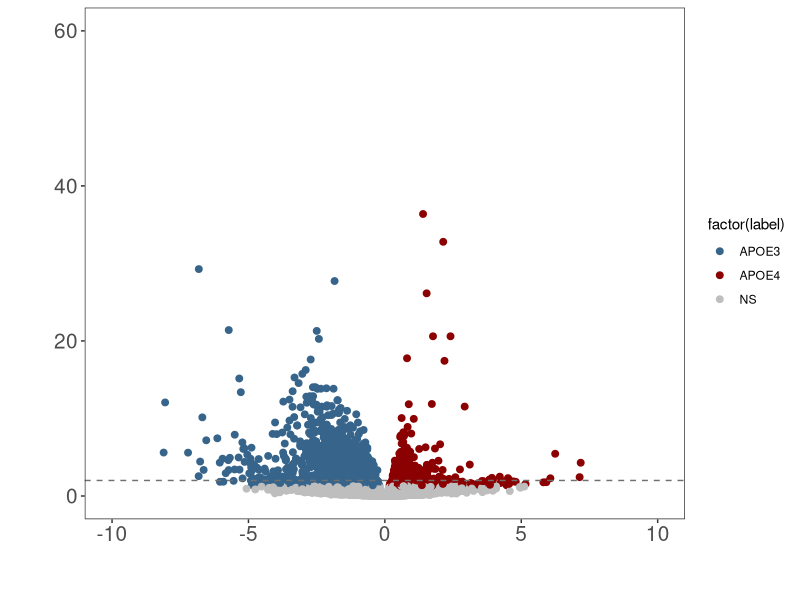
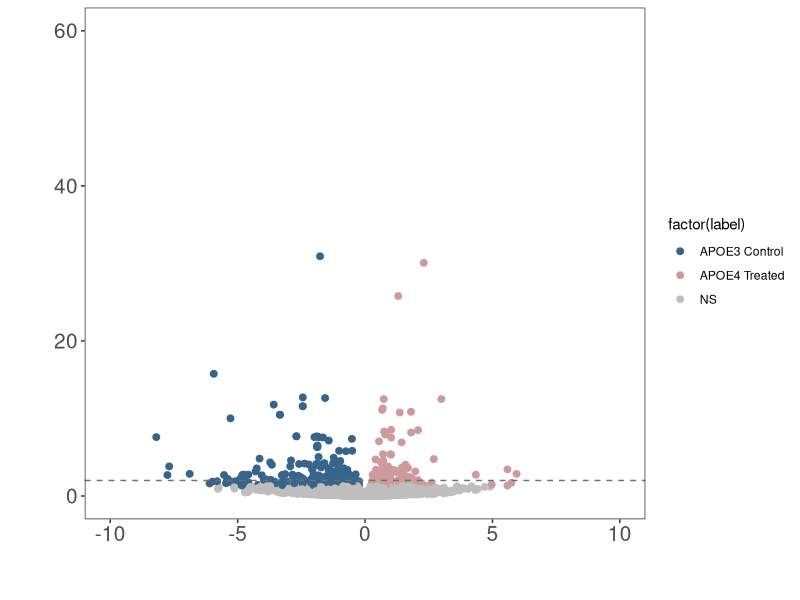
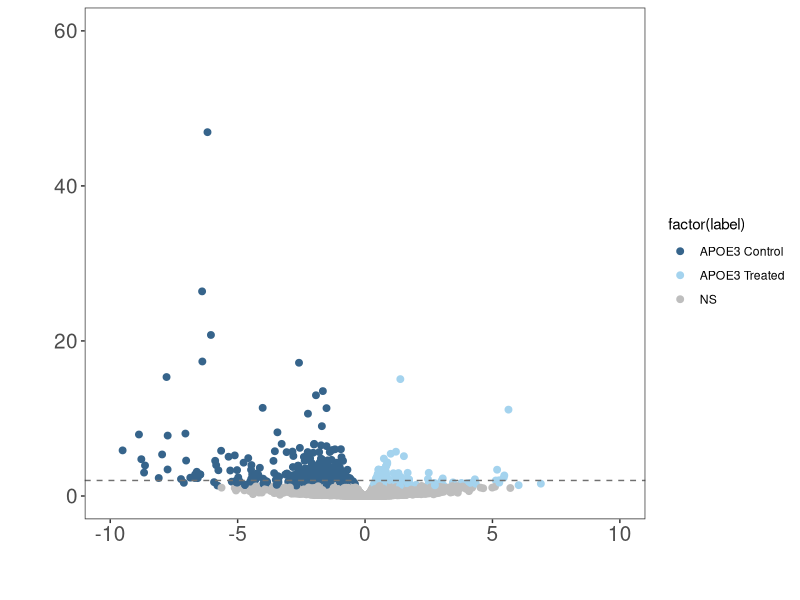
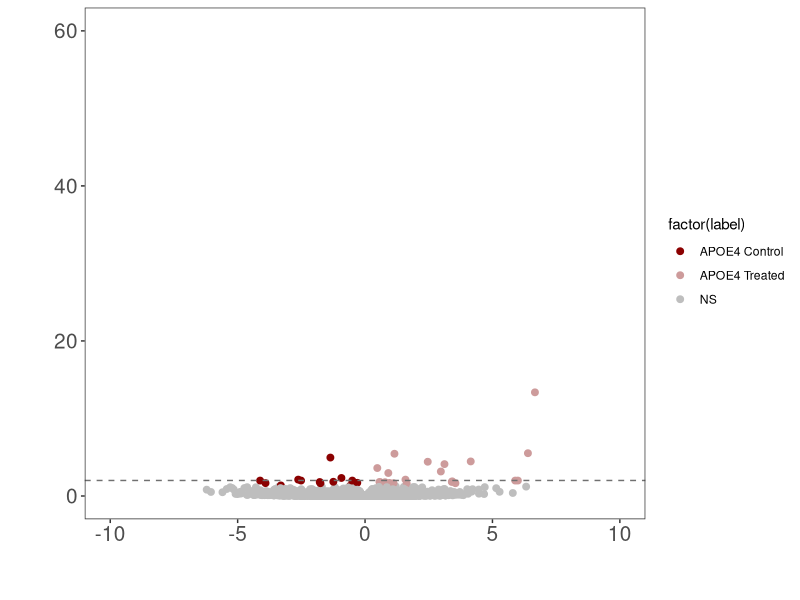
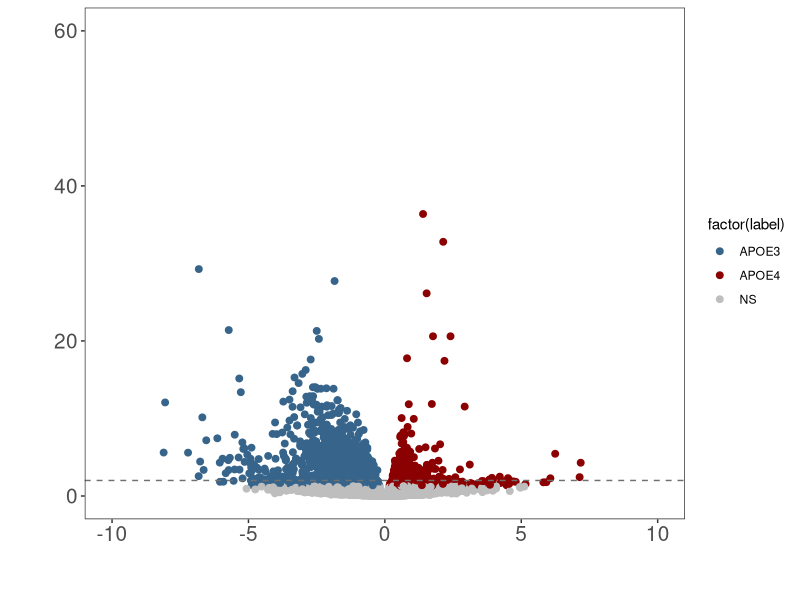
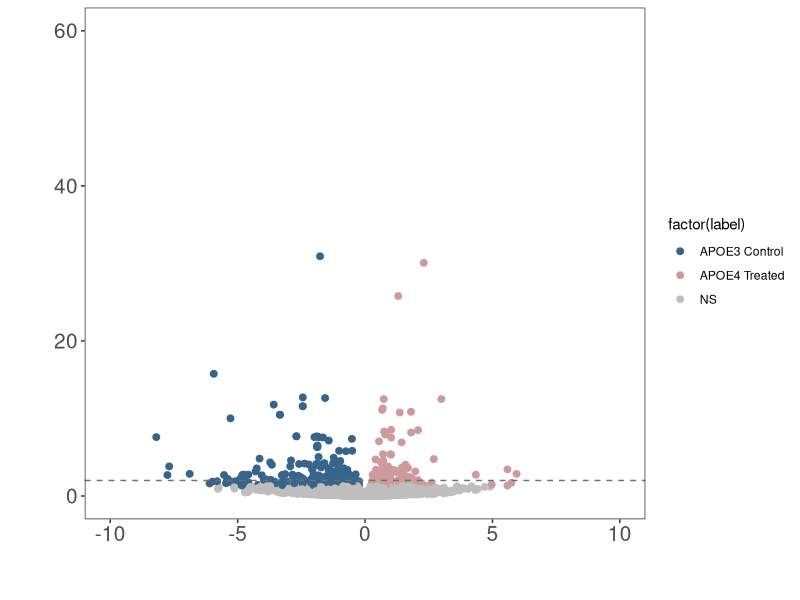
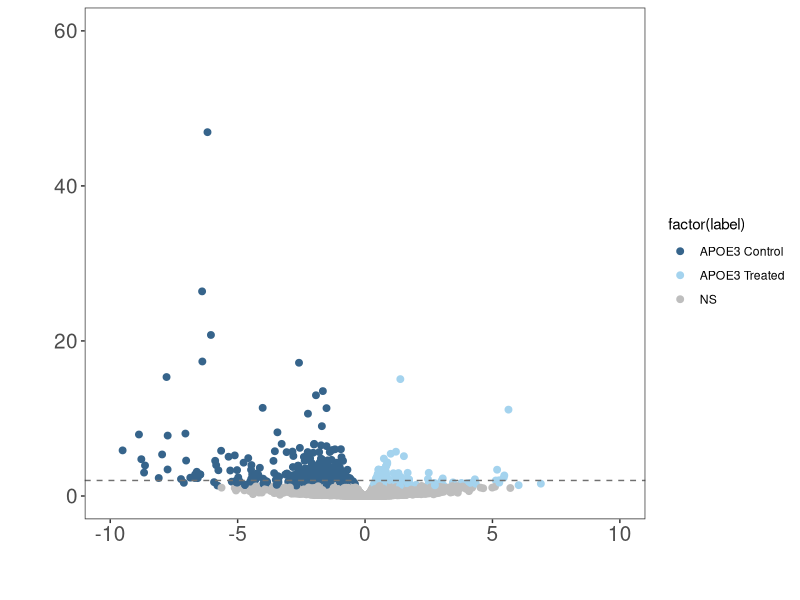
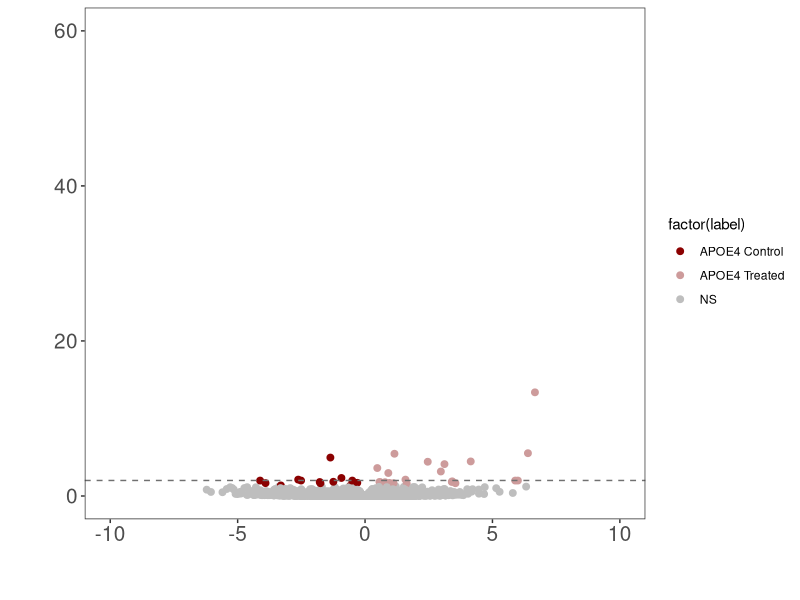

Recreate these plots in R, in order.
################################################################################
#################### EMA Microglia GSEA Volcano Plot ###########################
################################################################################

# set working directory
setwd("~/Dropbox/2023_EMA_Manuscript/Analyses/June2023")

# set options
options(stringsAsFactors = F)

# load packages
require(ggplot2)
library("ggrepel")
library("scales")

################################################################################
#################### APOE4 Control vs APOE3 Control ############################
################################################################################

plot.data <- read.table("2023-06-19_EMA_microglia_DESeq2_Analysis_APOE_Genotype_ControlsOnly_all_genes_statistics.txt", header = TRUE)

head(plot.data)
plot.data$newFDR <- -log10(plot.data$padj)
plot.data$gene <- rownames(plot.data)
plot.data$label <- "NS"
plot.data$label[plot.data$log2FoldChange > 0 & plot.data$padj < 0.05] <- "APOE4"
plot.data$label[plot.data$log2FoldChange < 0 & plot.data$padj < 0.05] <- "APOE3"

head(plot.data)

p <- ggplot(plot.data, aes(log2FoldChange, newFDR))
p <- p + geom_point(aes(color = factor(label)), size = 2)
p <- p + theme_bw()
p <- p + theme(panel.grid.major = element_blank(), panel.grid.minor =
                 element_blank())
p <- p + geom_hline(yintercept = -log10(0.01), color = "gray44",
                    linetype="dashed")
p <- p + scale_colour_manual(values = c("steelblue4","red4", "gray"))
p <- p + xlim(-10,10)
p <- p + ylim(0,60)
p <- p + xlab("\n")
p <- p + ylab("\n")
p <- p + theme(axis.text=element_text(size=15),
               axis.title=element_text(size=15))
p <- p + scale_x_continuous(breaks=c(-10,-5, 0, 5, 10),
                            labels=c("-10","-5", "0", "5", "10"),
                            limits=c(-10,10))
# label the genes
#p <- p+geom_text_repel(data=head(plot.data, 50), aes(label=gene))

print(p)

ggsave(filename = "VolcanoPlotControls.pdf", p, height = 7, width = 10)

################################################################################
#################### APOE4 Treated vs APOE3 Control ############################
################################################################################

plot.data <- read.table("2023-06-19_EMA_microglia_DESeq2_Analysis_APOE4treatvsAPOE3con_all_genes_statistics.txt", header = TRUE)

head(plot.data)
plot.data$newFDR <- -log10(plot.data$padj)
plot.data$gene <- rownames(plot.data)
plot.data$label <- "NS"
plot.data$label[plot.data$log2FoldChange > 0 & plot.data$padj < 0.05] <- "APOE4 Treated"
plot.data$label[plot.data$log2FoldChange < 0 & plot.data$padj < 0.05] <- "APOE3 Control"

head(plot.data)

p <- ggplot(plot.data, aes(log2FoldChange, newFDR))
p <- p + geom_point(aes(color = factor(label)), size = 2)
p <- p + theme_bw()
p <- p + theme(panel.grid.major = element_blank(), panel.grid.minor =
                 element_blank())
p <- p + geom_hline(yintercept = -log10(0.01), color = "gray44",
                    linetype="dashed")
p <- p + scale_colour_manual(values = c("steelblue4","rosybrown3","gray"))
p <- p + xlim(-10,10)
p <- p + ylim(0,60)
p <- p + xlab("\n")
p <- p + ylab("\n")
p <- p + theme(axis.text=element_text(size=15),
               axis.title=element_text(size=15))
p <- p + scale_x_continuous(breaks=c(-10,-5, 0, 5, 10),
                            labels=c("-10","-5", "0", "5", "10"),
                            limits=c(-10,10))

# label the genes

#p <- p+geom_text_repel(data=head(plot.data, 0), aes(label=gene))

print(p)

ggsave(filename = "VolcanoPlotAPOE417avsAPOE3Con.pdf", p, height = 7, width = 10)

################################################################################
#################### APOE3 Control vs APOE3 Treated ############################
################################################################################

plot.data <- read.table("2023-06-19_EMA_microglia_DESeq2_Analysis_APOE3_all_genes_statistics.txt", header = TRUE)

head(plot.data)
plot.data$newFDR <- -log10(plot.data$padj)
plot.data$gene <- rownames(plot.data)
plot.data$label <- "NS"
plot.data$label[plot.data$log2FoldChange > 0 & plot.data$padj < 0.05] <- "APOE3 Treated"
plot.data$label[plot.data$log2FoldChange < 0 & plot.data$padj < 0.05] <- "APOE3 Control"

head(plot.data)

p <- ggplot(plot.data, aes(log2FoldChange, newFDR))
p <- p + geom_point(aes(color = factor(label)), size = 2)
p <- p + theme_bw()
p <- p + theme(panel.grid.major = element_blank(), panel.grid.minor =
                 element_blank())
p <- p + geom_hline(yintercept = -log10(0.01), color = "gray44",
                    linetype="dashed")
p <- p + scale_colour_manual(values = c("steelblue4","lightskyblue2","gray"))
p <- p + xlim(-10,10)
p <- p + ylim(0,60)
p <- p + xlab("\n")
p <- p + ylab("\n")
p <- p + theme(axis.text=element_text(size=15),
               axis.title=element_text(size=15))
p <- p + scale_x_continuous(breaks=c(-10,-5, 0, 5, 10),
                            labels=c("-10","-5", "0", "5", "10"),
                            limits=c(-10,10))
# label the genes

#p <- p+geom_text_repel(data=head(plot.data, 500), aes(label=gene))

print(p)

ggsave(filename = "VolcanoPlotAPOE3.pdf", p, height = 7, width = 10)




################################################################################
#################### APOE4 Control vs APOE4 Treated ############################
################################################################################
plot.data <- read.table("2023-06-19_EMA_microglia_DESeq2_Analysis_APOE4_all_genes_statistics.txt", header = TRUE)

head(plot.data)
plot.data$newFDR <- -log10(plot.data$padj)
plot.data$gene <- rownames(plot.data)
plot.data$label <- "NS"
plot.data$label[plot.data$log2FoldChange > 0 & plot.data$padj < 0.05] <- "APOE4 Treated"
plot.data$label[plot.data$log2FoldChange < 0 & plot.data$padj < 0.05] <- "APOE4 Control"

head(plot.data)

p <- ggplot(plot.data, aes(log2FoldChange, newFDR))
p <- p + geom_point(aes(color = factor(label)), size = 2)
p <- p + theme_bw()
p <- p + theme(panel.grid.major = element_blank(), panel.grid.minor =
                 element_blank())
p <- p + geom_hline(yintercept = -log10(0.01), color = "gray44",
                    linetype="dashed")
p <- p + scale_colour_manual(values = c("red4","rosybrown3","gray"))
p <- p + xlim(-10,10)
p <- p + ylim(0,60)
p <- p + xlab("\n")
p <- p + ylab("\n")
p <- p + theme(axis.text=element_text(size=15),
               axis.title=element_text(size=15))
p <- p + scale_x_continuous(breaks=c(-10,-5, 0, 5, 10),
                            labels=c("-10","-5", "0", "5", "10"),
                            limits=c(-10,10))
# label the genes

#p <- p+geom_text_repel(data=head(plot.data, 500), aes(label=gene))

print(p)

ggsave(filename = "VolcanoPlotAPOE4.pdf", p, height = 7, width = 10)





#######################
sink(paste0(Sys.Date(),"_Volcanoplot_sessionInfo.txt"))
sessionInfo()
sink()
